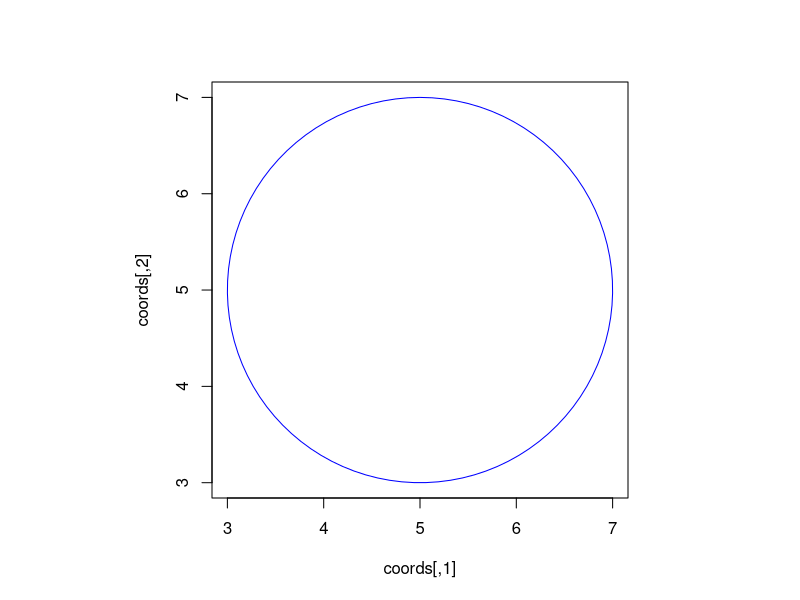
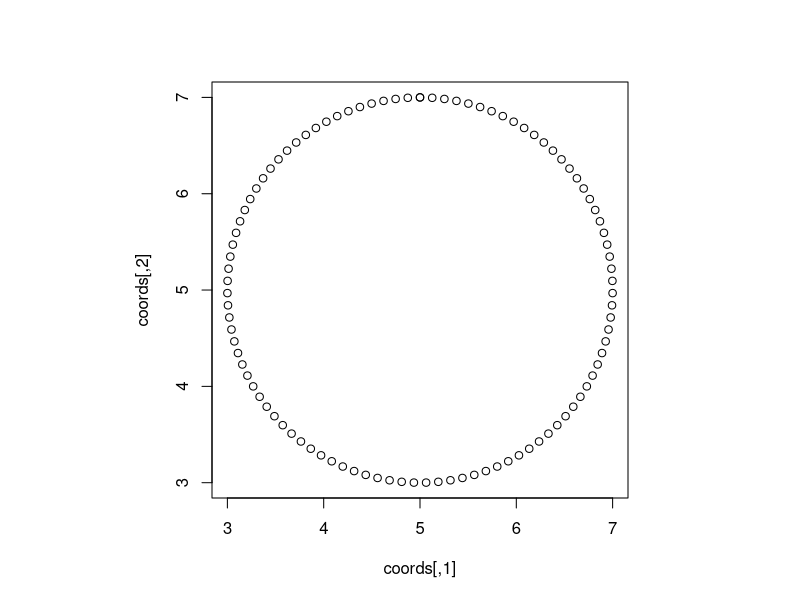
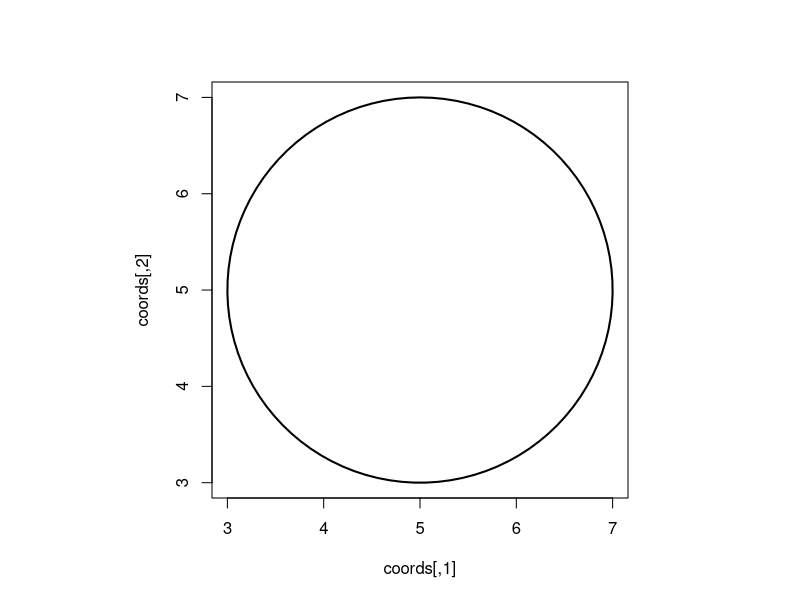
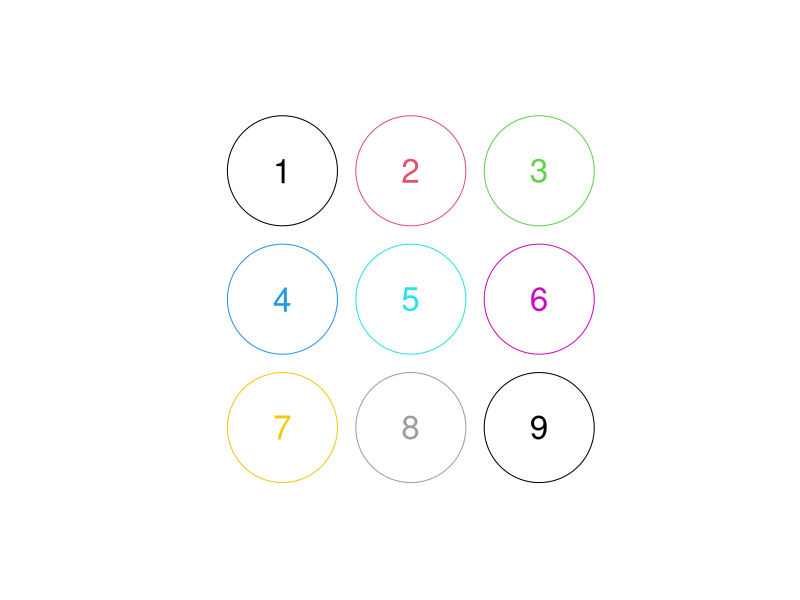
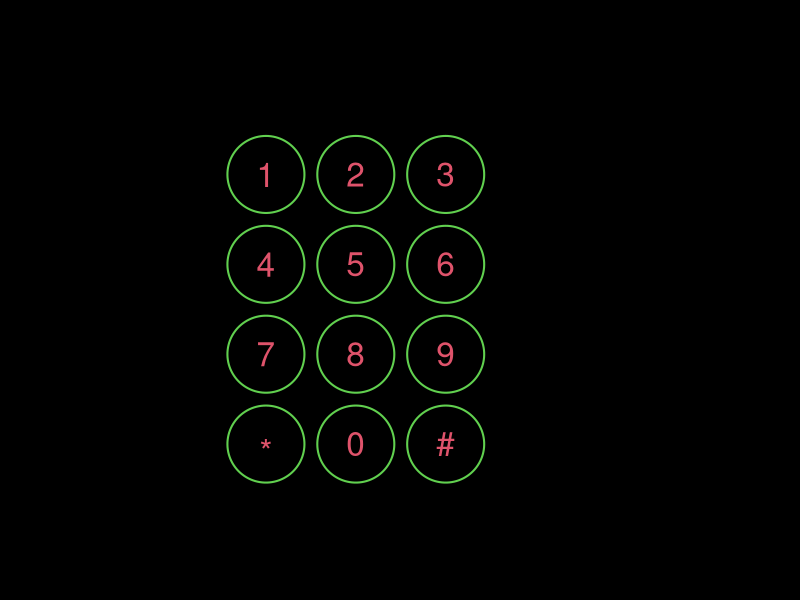

These charts were generated, in order, by the following R code:
#Declare working directory
setwd("C:/Users/Cormac/Desktop/Statistical Analysis/5-Lab 5")

#Part 1
#Draw a circle function
draw.a.circle <- function( centre, radius, Npt=100, add = FALSE, colour = "black",  line_type = "l", line_width = 1)
{
  #centre gives the centre of the circle and radius the radius
  #the Npt argument gives how refined the circle should look
  #add == FALSE means don't add to the current plotting device; otherwise overlay
  #on the current plotting device
  #colour determines the colour of the plot
  #line_type determines the type of line used for the circle
  #line_width determines the width of the line of the circle
  t <- seq(0,2*pi,length=Npt)
  coords <- t(rbind( centre[1]+sin(t)*radius, centre[2]+cos(t)*radius))
  if( !add ) plot(coords, type=line_type, col = colour, lwd = line_width ) else points( coords, type=line_type, col = colour, lwd = line_width) 
}
#Make plot square
par(pty="s")
#New colour test
draw.a.circle(c(5,5),2, colour = "blue")
#line type test
draw.a.circle(c(5,5),2, line_type = "b")
#line width test
draw.a.circle(c(5,5),2, line_width = 2)

#Part 2
#Make plot square
par(pty="s")
#Set up grid
plot(1, type="n", xlab="", ylab="", xlim=c(0, 21), ylim=c(0, 21), bty="n", xaxt='n', yaxt='n')
#Draw the nine circles
draw.a.circle(c(3,17),3,colour = 1, add = TRUE)
draw.a.circle(c(10,17),3,colour = 2, add = TRUE)
draw.a.circle(c(17,17),3,colour = 3, add = TRUE)
draw.a.circle(c(3,10),3,colour = 4, add = TRUE)
draw.a.circle(c(10,10),3,colour = 5, add = TRUE)
draw.a.circle(c(17,10),3,colour = 6, add = TRUE)
draw.a.circle(c(3,3),3,colour = 7, add = TRUE)
draw.a.circle(c(10,3),3,colour = 8, add = TRUE)
draw.a.circle(c(17,3),3,colour = 9, add = TRUE)
#Add text to circles
text(3,17,labels = "1", cex = 2, col = 1)
text(10,17,labels = "2", cex = 2, col = 2)
text(17,17,labels = "3", cex = 2, col = 3)
text(3,10,labels = "4", cex = 2, col = 4)
text(10,10,labels = "5", cex = 2, col = 5)
text(17,10,labels = "6", cex = 2, col = 6)
text(3,3,labels = "7", cex = 2, col = 7)
text(10,3,labels = "8", cex = 2, col = 8)
text(17,3,labels = "9", cex = 2, col = 9)

#Part 3
#Add *, 0 and # keys to keypad
#Make background black
par(bg = 1)
#Set up grid
plot(1, type="n", xlab="", ylab="", xlim=c(0, 30), ylim=c(0, 30), bty="n", xaxt='n', yaxt='n')
#Draw the twelve circles in green with a line width of 2
draw.a.circle(c(3,24),3,colour = 3, add = TRUE, line_width = 2)
draw.a.circle(c(10,24),3,colour = 3, add = TRUE, line_width = 2)
draw.a.circle(c(17,24),3,colour = 3, add = TRUE, line_width = 2)
draw.a.circle(c(3,17),3,colour = 3, add = TRUE, line_width = 2)
draw.a.circle(c(10,17),3,colour = 3, add = TRUE, line_width = 2)
draw.a.circle(c(17,17),3,colour = 3, add = TRUE, line_width = 2)
draw.a.circle(c(3,10),3,colour = 3, add = TRUE, line_width = 2)
draw.a.circle(c(10,10),3,colour = 3, add = TRUE, line_width = 2)
draw.a.circle(c(17,10),3,colour = 3, add = TRUE, line_width = 2)
draw.a.circle(c(3,3),3,colour = 3, add = TRUE, line_width = 2)
draw.a.circle(c(10,3),3,colour = 3, add = TRUE, line_width = 2)
draw.a.circle(c(17,3),3,colour = 3, add = TRUE, line_width = 2)

#Add text to circles coloured in red
text(3,24,labels = "1", cex = 2, col = 2)
text(10,24,labels = "2", cex = 2, col = 2)
text(17,24,labels = "3", cex = 2, col = 2)
text(3,17,labels = "4", cex = 2, col = 2)
text(10,17,labels = "5", cex = 2, col = 2)
text(17,17,labels = "6", cex = 2, col = 2)
text(3,10,labels = "7", cex = 2, col = 2)
text(10,10,labels = "8", cex = 2, col = 2)
text(17,10,labels = "9", cex = 2, col = 2)
text(3,3,labels = "*", cex = 2, col = 2)
text(10,3,labels = "0", cex = 2, col = 2)
text(17,3,labels = "#", cex = 2, col = 2)

#Reset par to default
par(bg = "white")
#Put those draws into a for loop